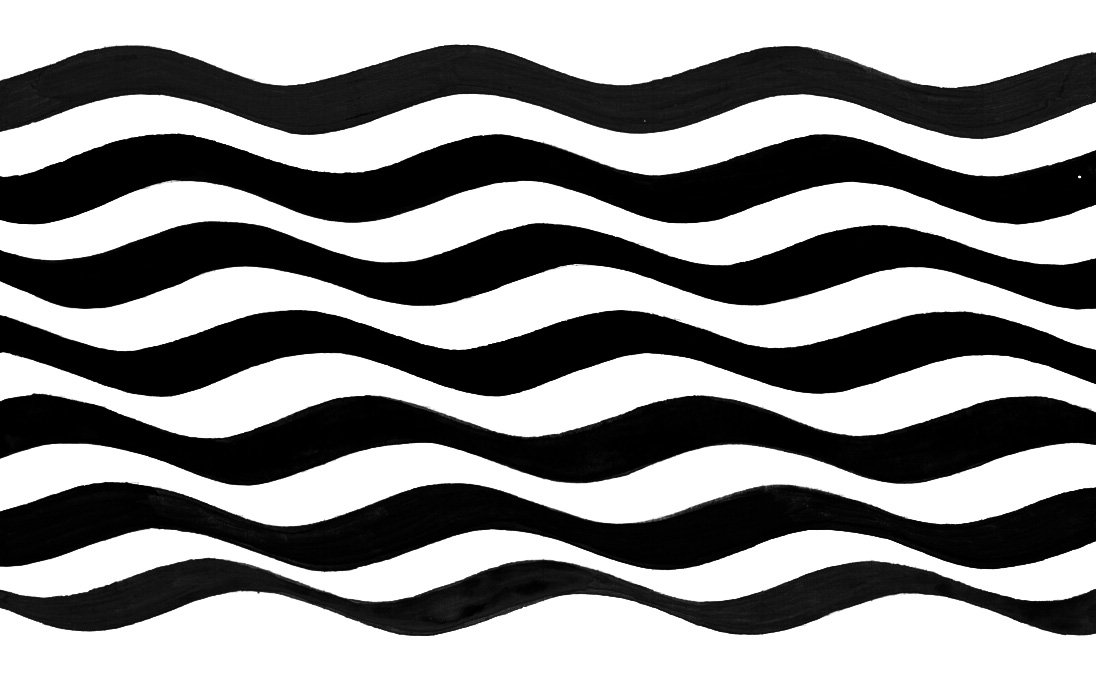
#> input picture images/riley_arrest.jpg, 1096 x 673 px
$ python wave_analysis.py
#> lines starting #> are read from the running program, lines starting #| are printed output that depends on the picture; after the words box and inside, x2 and y2 are one past the last pixel; in counts of white or black regions, pixels touching at a corner belong together
#!/usr/bin/env python3
"""
Are Bridget Riley's waves actually sine waves?

Fourier analysis of the wave contours in three paintings by Bridget Riley:
'Study for Arrest Series' (1965), 'Cataract 3' (1967) and 'Gala' (1974).

Pipeline:
  1. Load image, grayscale, Otsu binarize (pigment vs near-white ground).
  2. Connected components -> each painted stripe.
  3. For each stripe, trace its top and bottom boundary as y(x), one sample
     per pixel column.  Each boundary is one "copy" of the wave.
  4. Per copy: estimate the fundamental wavelength (FFT guess +
     least-squares refinement), then fit a Fourier series
        y(x) ~ a0 + a1*x_lin + sum_n cn * cos(n*w*x - phi_n)
     by linear least squares at the refined wavelength.
  5. Phase offsets between copies are removed by reporting amplitudes cn/c1
     (translation-invariant) and aligned phases psi_n = phi_n - n*phi_1
     (also translation-invariant).
  6. Aggregate across copies: mean/std spectrum, circular-mean phases,
     THD and RMS-deviation-from-pure-sine metrics.  Plots + printed tables.
  7. Similarity analysis: cross-correlate the copies' deviation-from-sine
     profiles within each painting (template test) and the mean profiles
     between paintings (shared-template test).

Outputs: out/<tag>_analysis.png per painting, out/similarity.png, and
tables on stdout.  See readme.md for the findings.
"""

import os

import numpy as np
import cv2

# Keep matplotlib's font cache inside the project when the user home cache is
# not writable in the sandbox.
os.environ.setdefault("MPLCONFIGDIR", ".mplconfig")

import matplotlib

matplotlib.use("Agg")  # headless: we only save PNGs, never open a window
import matplotlib.pyplot as plt
from scipy.optimize import minimize_scalar

# Number of harmonics in every fit.  12 is far past where the paintings'
# coherent content dies out (~harmonic 8), so the top harmonics measure the
# noise floor rather than the curve.
NHARM = 12


# ----------------------------------------------------------------------
# contour extraction
# ----------------------------------------------------------------------

def extract_edges(path, min_width_frac=0.90):
    """Return (binary image, list of (x, y) boundary curves).

    y is in image coordinates (down = positive); flipped to 'up = positive'
    before analysis.  Edges clipped by the image frame are discarded.
    Otsu on grayscale separates pigment from ground for both the black/white
    works and the coloured Cataract stripes (any colour vs near-white).
    """
#> called with path = 'images/riley_arrest.jpg', min_width_frac = 0.9
    gray = cv2.imread(path, cv2.IMREAD_GRAYSCALE)
#> gray is the input picture: shape (673, 1096); min 0, max 255, mean 140.2
    if gray is None:
        raise FileNotFoundError(path)
    H, W = gray.shape
    # THRESH_BINARY_INV: pigment is darker than ground, so invert to make
    # the stripes the foreground (255).  Otsu picks the threshold from the
    # bimodal histogram automatically.
    _, bw = cv2.threshold(gray, 0, 255, cv2.THRESH_BINARY_INV + cv2.THRESH_OTSU)
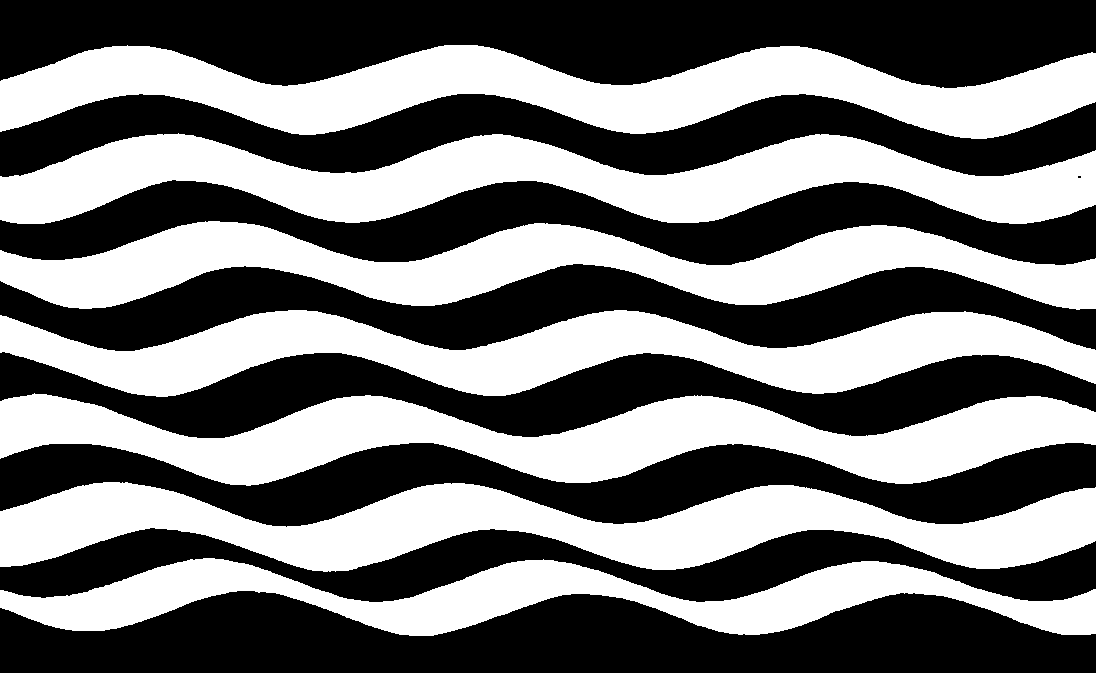
#> bw: shape (673, 1096); 46.3% white; 7 white regions, largest, box (x1, y1, x2, y2) and area: (0, 45, 1096, 139) 53920, (0, 133, 1096, 224) 52757, (0, 393, 1096, 486) 51823
    ink = (bw > 0)  # True where pigment

    # Each stripe becomes one connected component.
    nlab, labels = cv2.connectedComponents(ink.astype(np.uint8))
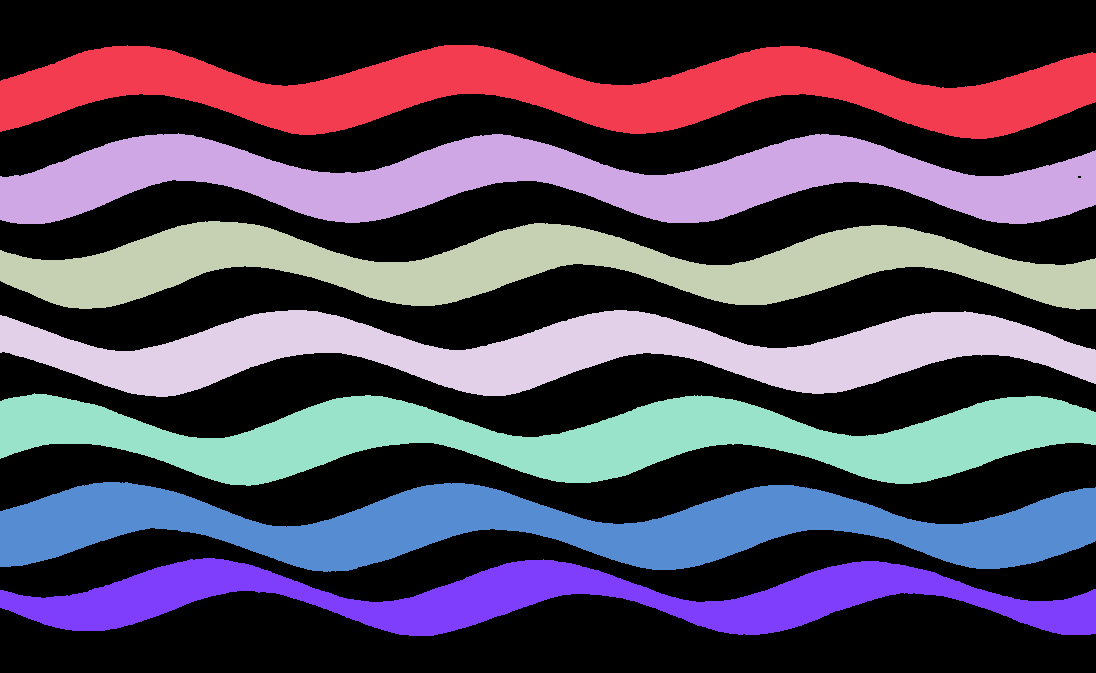
#> labels: shape (673, 1096) int32; 8 distinct labels, from 0 to 7; one colour per label, 0 black
#> nlab = 8
    edges = []
    for lab in range(1, nlab):  # label 0 is the background
        mask = labels == lab
        cols = mask.any(axis=0)
        xs = np.where(cols)[0]
        if len(xs) < min_width_frac * W:
            continue  # speck or partial blob, not a full stripe
        x0, x1 = xs[0], xs[-1]
        sub = mask[:, x0:x1 + 1]
        # Per column: first foreground pixel from the top and from the
        # bottom.  argmax on a boolean column returns the first True.
        top = sub.argmax(axis=0)
        bot = sub.shape[0] - 1 - sub[::-1].argmax(axis=0)
        colsum = sub.sum(axis=0)
        # Keep only columns where the stripe is a single solid run; columns
        # with holes or merged neighbours would give a false top/bottom.
        solid = (bot - top + 1) == colsum
        x = np.arange(x0, x1 + 1)
        # The top and bottom boundary of a stripe are two independent
        # copies of the wave.
        for y in (top.astype(float), bot.astype(float)):
            good = solid & (y > 0) & (y < H - 1)  # drop frame-clipped pixels
            if good.mean() < 0.97:
                continue  # too damaged to be a trustworthy waveform
            edges.append((x[good].astype(float), y[good]))
#> this loop made 7 passes
#> pass 1, in extract_edges, `mask = labels == lab`:
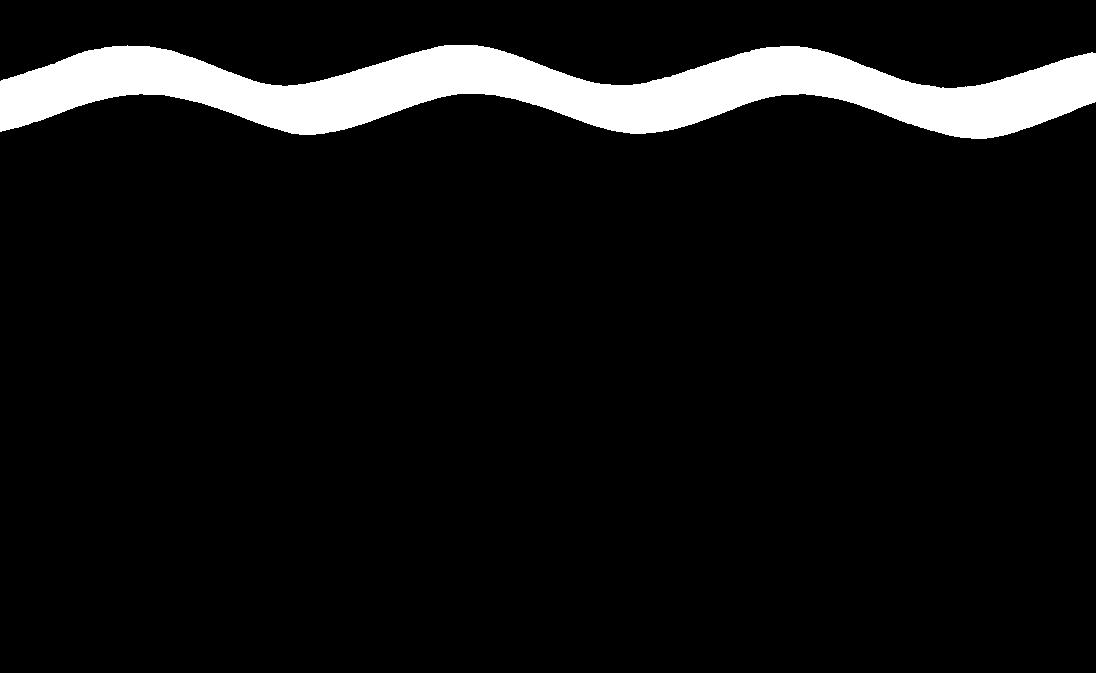
#> mask: shape (673, 1096) bool; 7.3% white; 1 white region, box (x1, y1, x2, y2) and area: (0, 45, 1096, 139) 53920
#> pass 2, in extract_edges, `mask = labels == lab`:
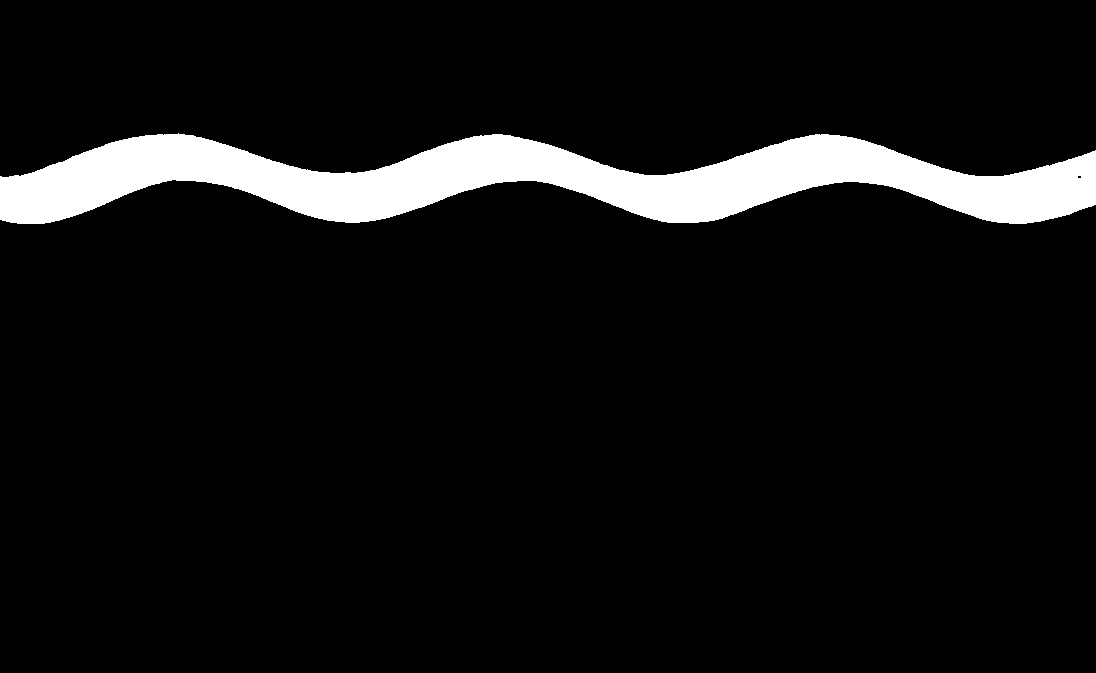
#> mask: shape (673, 1096) bool; 7.2% white; 1 white region, box (x1, y1, x2, y2) and area: (0, 133, 1096, 224) 52757
#> after the loop, edges = 14 items
    return ink, edges


# ----------------------------------------------------------------------
# per-copy Fourier fit
# ----------------------------------------------------------------------

def harmonic_design(x, lam, nharm):
    """Least-squares design matrix: [1, x, cos(nwx), sin(nwx) for n=1..N].

    The DC and linear columns absorb the stripe's vertical offset and any
    slow drift/tilt, so they do not leak into the harmonic estimates.
    """
    w = 2 * np.pi / lam
    cols = [np.ones_like(x), x - x.mean()]  # DC + linear drift
    for n in range(1, nharm + 1):
        cols.append(np.cos(n * w * x))
        cols.append(np.sin(n * w * x))
    return np.column_stack(cols)


def fit_at_lambda(x, y, lam, nharm):
    """Linear least-squares Fourier fit at a fixed wavelength.

    Fitting by least squares instead of taking an FFT handles a non-integer
    number of periods without windowing/leakage artefacts.  Returns
    (coefficients, RMS residual).
    """
    A = harmonic_design(x, lam, nharm)
    coef, res, *_ = np.linalg.lstsq(A, y, rcond=None)
    resid = y - A @ coef
    return coef, float(np.sqrt(np.mean(resid ** 2)))


def estimate_lambda(x, y):
    """FFT-based initial wavelength guess, refined by least squares.

    The FFT (Hann window, 8x zero-padding for peak interpolation) gets
    within a few percent; the scalar minimizer then tunes lambda to
    minimize the residual of a 3-harmonic fit, which is insensitive to
    spectral leakage.
    """
    # Detrend before the FFT so the linear ramp doesn't swamp the spectrum.
    y0 = y - np.polyval(np.polyfit(x, y, 1), x)
    n = len(y0)
    pad = 1 << (int(np.ceil(np.log2(n))) + 3)  # 8x zero-padding
    spec = np.abs(np.fft.rfft(y0 * np.hanning(n), pad))
    freqs = np.fft.rfftfreq(pad, d=1.0)
    # Ignore frequencies below 1.5 cycles over the span: residual detrend
    # power lives there and would steal the peak.
    lo = np.searchsorted(freqs, 1.5 / n)
    k = lo + spec[lo:].argmax()
    lam0 = 1.0 / freqs[k]
    # Refine within +/-15% of the FFT guess; 3 harmonics are enough to lock
    # onto the fundamental without chasing noise.
    r = minimize_scalar(lambda lam: fit_at_lambda(x, y, lam, 3)[1],
                        bounds=(0.85 * lam0, 1.15 * lam0), method="bounded")
    return float(r.x)


def analyse_edge(x, y_img, nharm=NHARM):
    """Fit one boundary curve.  Returns dict or None if unusable."""
    y = -y_img  # image y points down; flip so 'up' is positive
    lam = estimate_lambda(x, y)
    nper = (x[-1] - x[0]) / lam
    if nper < 2.0:
        return None  # under two periods: wavelength/harmonics ill-determined
    coef, rms = fit_at_lambda(x, y, lam, nharm)
    # coef layout: [DC, linear, a1, b1, a2, b2, ...]
    a = coef[2::2]
    b = coef[3::2]
    # Convert (a, b) quadrature pairs to amplitude/phase form:
    # a*cos + b*sin = c*cos(nwx - phi) with c = |(a,b)|, phi = atan2(b, a).
    c = np.hypot(a, b)
    phi = np.arctan2(b, a)              # y = sum c_n cos(n w x - phi_n)
    # Translation-invariant phases: shifting x by D adds n*w*D to phi_n, so
    # psi_n = phi_n - n*phi_1 cancels the shift.  psi is what two copies of
    # the same curve share regardless of where they sit in the painting.
    psi = (phi - np.arange(1, nharm + 1) * phi[0]) % (2 * np.pi)
    # Pure-sine comparison: same fit with the fundamental only.  Its
    # residual is the total deviation from the best possible sine.
    _, rms_sine = fit_at_lambda(x, y, lam, 1)
    drift_slope = float(coef[1])  # y-up pixels per x pixel
    drift_span = drift_slope * (x[-1] - x[0])
    return dict(x=x, y=y, lam=lam, nper=nper, c=c, psi=psi, phi1=phi[0],
                drift_slope=drift_slope, drift_span=drift_span,
                rms_full=rms, rms_sine=rms_sine,
                # total harmonic distortion: harmonic power above the
                # fundamental, as a fraction of the fundamental
                thd=np.sqrt((c[1:] ** 2).sum()) / c[0])


# ----------------------------------------------------------------------
# aggregation and reporting
# ----------------------------------------------------------------------

def circ_mean(ang, w):
    """Weighted circular mean of angles.

    Returns (mean angle, concentration).  Concentration is the resultant
    length in [0, 1]: 1 = all copies agree on the phase (a systematic
    feature of the curve), 0 = phases are random (noise).
    """
    z = np.sum(w * np.exp(1j * ang))
    return np.angle(z), abs(z) / np.sum(w)


def analyse_image(path, tag, outdir="out", min_width_frac=0.90):
    """Full analysis of one painting: fit every copy, print the canonical
    Fourier series and sine-deviation metrics, save the figure.  Returns
    the per-copy fit results (consumed by similarity_analysis)."""
    ink, edges = extract_edges(path, min_width_frac)
#> edges = 14 items
#> (the rest of the program and of its run is left out)
